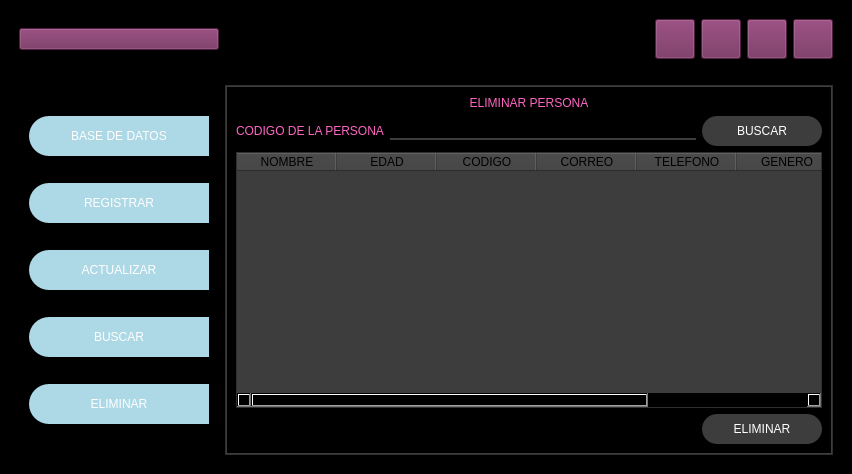
<?xml version="1.0" encoding="UTF-8"?>
<ui version="4.0">
 <class>MainWindow</class>
 <widget class="QMainWindow" name="MainWindow">
  <property name="geometry">
   <rect>
    <x>0</x>
    <y>0</y>
    <width>852</width>
    <height>474</height>
   </rect>
  </property>
  <property name="windowTitle">
   <string>MainWindow</string>
  </property>
  <widget class="QWidget" name="centralwidget">
   <property name="styleSheet">
    <string notr="true">background-color: rgb(0, 0, 0);</string>
   </property>
   <layout class="QVBoxLayout" name="verticalLayout_2">
    <item>
     <widget class="QFrame" name="frame_superior">
      <property name="styleSheet">
       <string notr="true">QFrame{
background-color: rgb(0, 0, 0);
}

QPushButton{
background-color: rgb(113, 41, 90);
color: rgb(67, 42, 255);
border -radius:20px;
}

QPushButton:hover{
background-color: rgb(61, 61, 61);
border -radius:20px;
}</string>
      </property>
      <property name="frameShape">
       <enum>QFrame::StyledPanel</enum>
      </property>
      <property name="frameShadow">
       <enum>QFrame::Raised</enum>
      </property>
      <layout class="QHBoxLayout" name="horizontalLayout">
       <item>
        <widget class="QPushButton" name="bt_menu">
         <property name="minimumSize">
          <size>
           <width>200</width>
           <height>0</height>
          </size>
         </property>
         <property name="text">
          <string/>
         </property>
         <property name="icon">
          <iconset>
           <normaloff>menu.png</normaloff>menu.png</iconset>
         </property>
         <property name="iconSize">
          <size>
           <width>50</width>
           <height>50</height>
          </size>
         </property>
        </widget>
       </item>
       <item>
        <spacer name="horizontalSpacer">
         <property name="orientation">
          <enum>Qt::Horizontal</enum>
         </property>
         <property name="sizeHint" stdset="0">
          <size>
           <width>268</width>
           <height>20</height>
          </size>
         </property>
        </spacer>
       </item>
       <item>
        <widget class="QPushButton" name="bt_minimizar">
         <property name="minimumSize">
          <size>
           <width>40</width>
           <height>40</height>
          </size>
         </property>
         <property name="text">
          <string/>
         </property>
         <property name="icon">
          <iconset>
           <normaloff>minimizar.png</normaloff>minimizar.png</iconset>
         </property>
         <property name="iconSize">
          <size>
           <width>40</width>
           <height>40</height>
          </size>
         </property>
        </widget>
       </item>
       <item>
        <widget class="QPushButton" name="bt_restaurar">
         <property name="minimumSize">
          <size>
           <width>40</width>
           <height>40</height>
          </size>
         </property>
         <property name="text">
          <string/>
         </property>
         <property name="icon">
          <iconset>
           <normaloff>expandir.png</normaloff>expandir.png</iconset>
         </property>
         <property name="iconSize">
          <size>
           <width>40</width>
           <height>40</height>
          </size>
         </property>
        </widget>
       </item>
       <item>
        <widget class="QPushButton" name="bt_maximizar">
         <property name="minimumSize">
          <size>
           <width>40</width>
           <height>40</height>
          </size>
         </property>
         <property name="text">
          <string/>
         </property>
         <property name="icon">
          <iconset>
           <normaloff>escalable.png</normaloff>escalable.png</iconset>
         </property>
         <property name="iconSize">
          <size>
           <width>40</width>
           <height>40</height>
          </size>
         </property>
        </widget>
       </item>
       <item>
        <widget class="QPushButton" name="pushButton">
         <property name="minimumSize">
          <size>
           <width>40</width>
           <height>40</height>
          </size>
         </property>
         <property name="styleSheet">
          <string notr="true">color: rgb(161, 9, 191);</string>
         </property>
         <property name="text">
          <string/>
         </property>
         <property name="icon">
          <iconset>
           <normaloff>cerrar.png</normaloff>cerrar.png</iconset>
         </property>
         <property name="iconSize">
          <size>
           <width>40</width>
           <height>40</height>
          </size>
         </property>
        </widget>
       </item>
      </layout>
     </widget>
    </item>
    <item>
     <widget class="QFrame" name="frame_inferior">
      <property name="frameShape">
       <enum>QFrame::StyledPanel</enum>
      </property>
      <property name="frameShadow">
       <enum>QFrame::Raised</enum>
      </property>
      <layout class="QHBoxLayout" name="horizontalLayout_2">
       <item>
        <widget class="QFrame" name="frameLateral">
         <property name="minimumSize">
          <size>
           <width>200</width>
           <height>0</height>
          </size>
         </property>
         <property name="maximumSize">
          <size>
           <width>0</width>
           <height>16777215</height>
          </size>
         </property>
         <property name="styleSheet">
          <string notr="true">QFrame {
    background: qlineargradient(x1:0, y1:0, x2:0, y2:1,
                                stop:0 #55A3D9, stop:1 #FF4D8E);
}



QPushButton {
    background-color: #ADD8E6; /* Cambiamos el color a rosa */
    border-top-left-radius: 20px;
    border-bottom-left-radius: 20px;
    color: #FFFFFF;
    font: 77 10pt &quot;Arial Black&quot;;
    transition: background-color 0.3s, color 0.3s;
}


QPushButton#pushButton_BASEDEDATOS:hover,
QPushButton#pushButton_REGISTRAR:hover,
QPushButton#pushButton_ELIMINAR:hover,
QPushButton#pushButton_BUSCAR:hover,
QPushButton#pushButton_ACTUALIZAR:hover {
    background-color: rgb(255, 182, 193);
    border-top-left-radius: 20px;
    border-bottom-left-radius: 20px;
   
	color: rgb(255, 255, 255);
    font: 77 10pt &quot;Arial Black&quot;;
}


QPushButton#pushButton_BASEDEDATOS: pressed,
QPushButton#pushButton_REGISTRAR: pressed,
QPushButton#pushButton_ELIMINAR: pressed,
QPushButton#pushButton_BUSCAR: pressed,
QPushButton#pushButton_ACTUALIZAR:pressed {
    padding-left: 5px;
    padding-top: 5px;
	 background-color:rgb(51, 64, 255)
}
</string>
         </property>
         <property name="frameShape">
          <enum>QFrame::StyledPanel</enum>
         </property>
         <property name="frameShadow">
          <enum>QFrame::Raised</enum>
         </property>
         <layout class="QVBoxLayout" name="verticalLayout_3">
          <item>
           <widget class="QPushButton" name="pushButton_BASEDEDATOS">
            <property name="minimumSize">
             <size>
              <width>0</width>
              <height>40</height>
             </size>
            </property>
            <property name="styleSheet">
             <string notr="true"/>
            </property>
            <property name="text">
             <string>BASE DE DATOS</string>
            </property>
            <property name="icon">
             <iconset>
              <normaloff>base de datos.jpj.jpg</normaloff>base de datos.jpj.jpg</iconset>
            </property>
            <property name="iconSize">
             <size>
              <width>35</width>
              <height>35</height>
             </size>
            </property>
           </widget>
          </item>
          <item>
           <widget class="QPushButton" name="pushButton_REGISTRAR">
            <property name="minimumSize">
             <size>
              <width>0</width>
              <height>40</height>
             </size>
            </property>
            <property name="text">
             <string>REGISTRAR</string>
            </property>
            <property name="icon">
             <iconset>
              <normaloff>registrar.jpg</normaloff>registrar.jpg</iconset>
            </property>
            <property name="iconSize">
             <size>
              <width>35</width>
              <height>35</height>
             </size>
            </property>
           </widget>
          </item>
          <item>
           <widget class="QPushButton" name="pushButton_ACTUALIZAR">
            <property name="minimumSize">
             <size>
              <width>0</width>
              <height>40</height>
             </size>
            </property>
            <property name="text">
             <string>ACTUALIZAR</string>
            </property>
            <property name="icon">
             <iconset>
              <normaloff>actualizar.jpg</normaloff>actualizar.jpg</iconset>
            </property>
            <property name="iconSize">
             <size>
              <width>35</width>
              <height>35</height>
             </size>
            </property>
           </widget>
          </item>
          <item>
           <widget class="QPushButton" name="pushButton_BUSCAR">
            <property name="minimumSize">
             <size>
              <width>0</width>
              <height>40</height>
             </size>
            </property>
            <property name="text">
             <string>BUSCAR</string>
            </property>
            <property name="icon">
             <iconset>
              <normaloff>buscar.jpg</normaloff>buscar.jpg</iconset>
            </property>
            <property name="iconSize">
             <size>
              <width>35</width>
              <height>35</height>
             </size>
            </property>
           </widget>
          </item>
          <item>
           <widget class="QPushButton" name="pushButton_ELIMINAR">
            <property name="minimumSize">
             <size>
              <width>0</width>
              <height>40</height>
             </size>
            </property>
            <property name="text">
             <string>ELIMINAR</string>
            </property>
            <property name="icon">
             <iconset>
              <normaloff>eliminar.jpg</normaloff>eliminar.jpg</iconset>
            </property>
            <property name="iconSize">
             <size>
              <width>35</width>
              <height>35</height>
             </size>
            </property>
           </widget>
          </item>
         </layout>
        </widget>
       </item>
       <item>
        <widget class="QFrame" name="frame_contenedor">
         <property name="styleSheet">
          <string notr="true">QFrame {
    background-color: rgb(61, 61, 61);
}

QLabel {
    font: 87 12pt &quot;Arial Black&quot;;
    background-color: #000000ff;
    color: #FF66C4; /* Cambiar el color del texto a rosa */
    border: 0px solid #14C8DC;
}

QLineEdit {
    border: 0px;
    color: rgb(255, 255, 255);
    border-bottom: 2px solid rgb(61, 61, 61);
    font: 75 12pt &quot;Times New Roman&quot;;
}

QPushButton{
background-color: rgb(61, 61, 61);
border-radius: 15px;
color: rgb(255, 255, 255);
font: 77 10pt &quot;Arial Black&quot;;
}

QPushButton:hover{
background-color: rgb(0, 206, 151);
border-radius: 15px;
color: rgb(0, 0, 0);
font: 77 10pt &quot;Arial Black&quot;;
}
</string>
         </property>
         <property name="frameShape">
          <enum>QFrame::StyledPanel</enum>
         </property>
         <property name="frameShadow">
          <enum>QFrame::Raised</enum>
         </property>
         <layout class="QVBoxLayout" name="verticalLayout_4">
          <property name="spacing">
           <number>0</number>
          </property>
          <property name="leftMargin">
           <number>1</number>
          </property>
          <property name="topMargin">
           <number>1</number>
          </property>
          <property name="rightMargin">
           <number>1</number>
          </property>
          <property name="bottomMargin">
           <number>1</number>
          </property>
          <item>
           <widget class="QStackedWidget" name="stackedWidget">
            <property name="currentIndex">
             <number>4</number>
            </property>
            <widget class="QWidget" name="pageDATOS">
             <layout class="QVBoxLayout" name="verticalLayout_5">
              <item>
               <widget class="QLabel" name="label">
                <property name="text">
                 <string>BASE DE DATOS</string>
                </property>
                <property name="alignment">
                 <set>Qt::AlignCenter</set>
                </property>
               </widget>
              </item>
              <item>
               <widget class="QTableWidget" name="tableBASEDEDATOS">
                <column>
                 <property name="text">
                  <string>Nombre</string>
                 </property>
                </column>
                <column>
                 <property name="text">
                  <string>Edad</string>
                 </property>
                </column>
                <column>
                 <property name="text">
                  <string>Codigo</string>
                 </property>
                </column>
                <column>
                 <property name="text">
                  <string>Correo</string>
                 </property>
                </column>
                <column>
                 <property name="text">
                  <string>Telefono</string>
                 </property>
                </column>
                <column>
                 <property name="text">
                  <string>Genero</string>
                 </property>
                </column>
                <column>
                 <property name="text">
                  <string>Nacimiento</string>
                 </property>
                </column>
               </widget>
              </item>
              <item>
               <spacer name="verticalSpacer_7">
                <property name="orientation">
                 <enum>Qt::Vertical</enum>
                </property>
                <property name="sizeHint" stdset="0">
                 <size>
                  <width>20</width>
                  <height>40</height>
                 </size>
                </property>
               </spacer>
              </item>
              <item>
               <layout class="QHBoxLayout" name="horizontalLayout_3">
                <item>
                 <spacer name="horizontalSpacer_2">
                  <property name="orientation">
                   <enum>Qt::Horizontal</enum>
                  </property>
                  <property name="sizeHint" stdset="0">
                   <size>
                    <width>40</width>
                    <height>20</height>
                   </size>
                  </property>
                 </spacer>
                </item>
                <item>
                 <widget class="QPushButton" name="bt_REFRESCAR">
                  <property name="minimumSize">
                   <size>
                    <width>120</width>
                    <height>30</height>
                   </size>
                  </property>
                  <property name="text">
                   <string>REFRESCAR</string>
                  </property>
                 </widget>
                </item>
               </layout>
              </item>
             </layout>
            </widget>
            <widget class="QWidget" name="page_1registrar">
             <layout class="QVBoxLayout" name="verticalLayout_8">
              <item>
               <widget class="QLabel" name="label_9">
                <property name="text">
                 <string>REGISTRAR PERSONA</string>
                </property>
                <property name="alignment">
                 <set>Qt::AlignCenter</set>
                </property>
               </widget>
              </item>
              <item>
               <spacer name="verticalSpacer_2">
                <property name="orientation">
                 <enum>Qt::Vertical</enum>
                </property>
                <property name="sizeHint" stdset="0">
                 <size>
                  <width>20</width>
                  <height>40</height>
                 </size>
                </property>
               </spacer>
              </item>
              <item>
               <layout class="QHBoxLayout" name="horizontalLayout_4">
                <item>
                 <layout class="QVBoxLayout" name="verticalLayout">
                  <property name="spacing">
                   <number>10</number>
                  </property>
                  <item>
                   <widget class="QLabel" name="label_5">
                    <property name="text">
                     <string>NOMBRE</string>
                    </property>
                   </widget>
                  </item>
                  <item>
                   <widget class="QLabel" name="label_8">
                    <property name="text">
                     <string>EDAD</string>
                    </property>
                   </widget>
                  </item>
                  <item>
                   <widget class="QLabel" name="label_2">
                    <property name="text">
                     <string>CODIGO</string>
                    </property>
                   </widget>
                  </item>
                  <item>
                   <widget class="QLabel" name="label_4">
                    <property name="text">
                     <string>CORREO</string>
                    </property>
                   </widget>
                  </item>
                  <item>
                   <widget class="QLabel" name="label_3">
                    <property name="text">
                     <string>TELEFONO</string>
                    </property>
                   </widget>
                  </item>
                  <item>
                   <widget class="QLabel" name="label_7">
                    <property name="text">
                     <string>GENERO</string>
                    </property>
                   </widget>
                  </item>
                  <item>
                   <widget class="QLabel" name="label_6">
                    <property name="text">
                     <string>NACIMIENTO</string>
                    </property>
                   </widget>
                  </item>
                 </layout>
                </item>
                <item>
                 <layout class="QVBoxLayout" name="verticalLayout_6">
                  <property name="spacing">
                   <number>10</number>
                  </property>
                  <item>
                   <widget class="QLineEdit" name="lineEdit1nombre"/>
                  </item>
                  <item>
                   <widget class="QLineEdit" name="lineEdit_2edad"/>
                  </item>
                  <item>
                   <widget class="QLineEdit" name="lineEdit_3codigo"/>
                  </item>
                  <item>
                   <widget class="QLineEdit" name="lineEdit_4correo"/>
                  </item>
                  <item>
                   <widget class="QLineEdit" name="lineEdit_5telefono"/>
                  </item>
                  <item>
                   <widget class="QLineEdit" name="lineEdit_6genero"/>
                  </item>
                  <item>
                   <widget class="QLineEdit" name="lineEdit_7nacimiento"/>
                  </item>
                 </layout>
                </item>
                <item>
                 <spacer name="horizontalSpacer_4">
                  <property name="orientation">
                   <enum>Qt::Horizontal</enum>
                  </property>
                  <property name="sizeHint" stdset="0">
                   <size>
                    <width>40</width>
                    <height>20</height>
                   </size>
                  </property>
                 </spacer>
                </item>
               </layout>
              </item>
              <item>
               <spacer name="verticalSpacer">
                <property name="orientation">
                 <enum>Qt::Vertical</enum>
                </property>
                <property name="sizeHint" stdset="0">
                 <size>
                  <width>20</width>
                  <height>40</height>
                 </size>
                </property>
               </spacer>
              </item>
              <item>
               <layout class="QHBoxLayout" name="horizontalLayout_6">
                <item>
                 <widget class="QLabel" name="label_10">
                  <property name="minimumSize">
                   <size>
                    <width>200</width>
                    <height>0</height>
                   </size>
                  </property>
                  <property name="text">
                   <string/>
                  </property>
                  <property name="alignment">
                   <set>Qt::AlignCenter</set>
                  </property>
                 </widget>
                </item>
                <item>
                 <spacer name="horizontalSpacer_3">
                  <property name="orientation">
                   <enum>Qt::Horizontal</enum>
                  </property>
                  <property name="sizeHint" stdset="0">
                   <size>
                    <width>40</width>
                    <height>20</height>
                   </size>
                  </property>
                 </spacer>
                </item>
                <item>
                 <widget class="QPushButton" name="pushButton_6registrar">
                  <property name="minimumSize">
                   <size>
                    <width>120</width>
                    <height>30</height>
                   </size>
                  </property>
                  <property name="text">
                   <string>REGISTRAR</string>
                  </property>
                 </widget>
                </item>
               </layout>
              </item>
             </layout>
            </widget>
            <widget class="QWidget" name="page_actualizar">
             <layout class="QVBoxLayout" name="verticalLayout_11">
              <item>
               <widget class="QLabel" name="label_11">
                <property name="text">
                 <string>ACTUALIZAR DATOS</string>
                </property>
                <property name="alignment">
                 <set>Qt::AlignCenter</set>
                </property>
               </widget>
              </item>
              <item>
               <layout class="QHBoxLayout" name="horizontalLayout_5">
                <item>
                 <widget class="QLabel" name="label_12codigopersona">
                  <property name="text">
                   <string>CODIGO DE LA PERSONA</string>
                  </property>
                 </widget>
                </item>
                <item>
                 <widget class="QLineEdit" name="lineEdit_9codigoactualizar"/>
                </item>
                <item>
                 <widget class="QPushButton" name="pushButton_7buscaractualizar">
                  <property name="minimumSize">
                   <size>
                    <width>120</width>
                    <height>30</height>
                   </size>
                  </property>
                  <property name="text">
                   <string>BUSCAR</string>
                  </property>
                 </widget>
                </item>
               </layout>
              </item>
              <item>
               <spacer name="verticalSpacer_3">
                <property name="orientation">
                 <enum>Qt::Vertical</enum>
                </property>
                <property name="sizeHint" stdset="0">
                 <size>
                  <width>20</width>
                  <height>40</height>
                 </size>
                </property>
               </spacer>
              </item>
              <item>
               <layout class="QHBoxLayout" name="horizontalLayout_8">
                <item>
                 <layout class="QVBoxLayout" name="verticalLayout_9">
                  <property name="spacing">
                   <number>8</number>
                  </property>
                  <item>
                   <widget class="QLabel" name="label_13">
                    <property name="text">
                     <string>NOMBRE</string>
                    </property>
                   </widget>
                  </item>
                  <item>
                   <widget class="QLabel" name="label_14">
                    <property name="text">
                     <string>EDAD</string>
                    </property>
                   </widget>
                  </item>
                  <item>
                   <widget class="QLabel" name="label_15">
                    <property name="text">
                     <string>CODIGO</string>
                    </property>
                   </widget>
                  </item>
                  <item>
                   <widget class="QLabel" name="label_16">
                    <property name="text">
                     <string>CORREO</string>
                    </property>
                   </widget>
                  </item>
                  <item>
                   <widget class="QLabel" name="label_17">
                    <property name="text">
                     <string>TELEFONO</string>
                    </property>
                   </widget>
                  </item>
                  <item>
                   <widget class="QLabel" name="label_18">
                    <property name="text">
                     <string>GENERO</string>
                    </property>
                   </widget>
                  </item>
                  <item>
                   <widget class="QLabel" name="label_19">
                    <property name="text">
                     <string>NACIMIENTO</string>
                    </property>
                   </widget>
                  </item>
                 </layout>
                </item>
                <item>
                 <layout class="QVBoxLayout" name="verticalLayout_10">
                  <property name="spacing">
                   <number>8</number>
                  </property>
                  <item>
                   <widget class="QLineEdit" name="lineEdit_1nombreact"/>
                  </item>
                  <item>
                   <widget class="QLineEdit" name="lineEdit_2edadactualizar"/>
                  </item>
                  <item>
                   <widget class="QLineEdit" name="lineEdit_3codigoactualizar"/>
                  </item>
                  <item>
                   <widget class="QLineEdit" name="lineEdit_4correoactualizar"/>
                  </item>
                  <item>
                   <widget class="QLineEdit" name="lineEdit_5telefonoactualizar"/>
                  </item>
                  <item>
                   <widget class="QLineEdit" name="lineEdit_6generoactualizar"/>
                  </item>
                  <item>
                   <widget class="QLineEdit" name="lineEdit_7nacimientoactualizar"/>
                  </item>
                 </layout>
                </item>
                <item>
                 <spacer name="horizontalSpacer_6">
                  <property name="orientation">
                   <enum>Qt::Horizontal</enum>
                  </property>
                  <property name="sizeHint" stdset="0">
                   <size>
                    <width>40</width>
                    <height>20</height>
                   </size>
                  </property>
                 </spacer>
                </item>
               </layout>
              </item>
              <item>
               <spacer name="verticalSpacer_4">
                <property name="orientation">
                 <enum>Qt::Vertical</enum>
                </property>
                <property name="sizeHint" stdset="0">
                 <size>
                  <width>20</width>
                  <height>40</height>
                 </size>
                </property>
               </spacer>
              </item>
              <item>
               <layout class="QHBoxLayout" name="horizontalLayout_7">
                <item>
                 <widget class="QLabel" name="label_20">
                  <property name="minimumSize">
                   <size>
                    <width>120</width>
                    <height>3</height>
                   </size>
                  </property>
                  <property name="text">
                   <string/>
                  </property>
                 </widget>
                </item>
                <item>
                 <spacer name="horizontalSpacer_5">
                  <property name="orientation">
                   <enum>Qt::Horizontal</enum>
                  </property>
                  <property name="sizeHint" stdset="0">
                   <size>
                    <width>40</width>
                    <height>20</height>
                   </size>
                  </property>
                 </spacer>
                </item>
                <item>
                 <widget class="QPushButton" name="pushButton_8actualizar">
                  <property name="minimumSize">
                   <size>
                    <width>120</width>
                    <height>30</height>
                   </size>
                  </property>
                  <property name="text">
                   <string>ACTUALIZAR</string>
                  </property>
                 </widget>
                </item>
               </layout>
              </item>
             </layout>
            </widget>
            <widget class="QWidget" name="page_buscar">
             <layout class="QVBoxLayout" name="verticalLayout_12">
              <item>
               <widget class="QLabel" name="label_21">
                <property name="text">
                 <string>BUSCAR PERSONA</string>
                </property>
                <property name="alignment">
                 <set>Qt::AlignCenter</set>
                </property>
               </widget>
              </item>
              <item>
               <layout class="QHBoxLayout" name="horizontalLayout_9">
                <item>
                 <widget class="QLabel" name="label_22codigobuscar">
                  <property name="text">
                   <string>CODIGO DE LA PERSONA</string>
                  </property>
                 </widget>
                </item>
                <item>
                 <widget class="QLineEdit" name="lineEdit_16ingresarcodigobuscar"/>
                </item>
                <item>
                 <widget class="QPushButton" name="pushButton_9botonbuscar">
                  <property name="minimumSize">
                   <size>
                    <width>120</width>
                    <height>30</height>
                   </size>
                  </property>
                  <property name="text">
                   <string>BUSCAR</string>
                  </property>
                 </widget>
                </item>
               </layout>
              </item>
              <item>
               <spacer name="verticalSpacer_6">
                <property name="orientation">
                 <enum>Qt::Vertical</enum>
                </property>
                <property name="sizeHint" stdset="0">
                 <size>
                  <width>20</width>
                  <height>40</height>
                 </size>
                </property>
               </spacer>
              </item>
              <item>
               <widget class="QTableWidget" name="tablebuscarpersona">
                <column>
                 <property name="text">
                  <string>NOMBRE</string>
                 </property>
                </column>
                <column>
                 <property name="text">
                  <string>Nueva columna</string>
                 </property>
                </column>
                <column>
                 <property name="text">
                  <string>EDAD</string>
                 </property>
                </column>
                <column>
                 <property name="text">
                  <string>CODIGO</string>
                 </property>
                </column>
                <column>
                 <property name="text">
                  <string>CORREO</string>
                 </property>
                </column>
                <column>
                 <property name="text">
                  <string>TELEFONO</string>
                 </property>
                </column>
                <column>
                 <property name="text">
                  <string>NACIMIENTO</string>
                 </property>
                </column>
               </widget>
              </item>
              <item>
               <spacer name="verticalSpacer_5">
                <property name="orientation">
                 <enum>Qt::Vertical</enum>
                </property>
                <property name="sizeHint" stdset="0">
                 <size>
                  <width>20</width>
                  <height>40</height>
                 </size>
                </property>
               </spacer>
              </item>
             </layout>
            </widget>
            <widget class="QWidget" name="page_eliminar">
             <layout class="QVBoxLayout" name="verticalLayout_13">
              <item>
               <widget class="QLabel" name="label_23">
                <property name="text">
                 <string>ELIMINAR PERSONA</string>
                </property>
                <property name="alignment">
                 <set>Qt::AlignCenter</set>
                </property>
               </widget>
              </item>
              <item>
               <layout class="QHBoxLayout" name="horizontalLayout_10">
                <item>
                 <widget class="QLabel" name="label_24codigoeliminar">
                  <property name="text">
                   <string>CODIGO DE LA PERSONA</string>
                  </property>
                 </widget>
                </item>
                <item>
                 <widget class="QLineEdit" name="lineEdit_17ingresarcodigoeliminar"/>
                </item>
                <item>
                 <widget class="QPushButton" name="pushButton_buscareliminar">
                  <property name="minimumSize">
                   <size>
                    <width>120</width>
                    <height>30</height>
                   </size>
                  </property>
                  <property name="text">
                   <string>BUSCAR</string>
                  </property>
                 </widget>
                </item>
               </layout>
              </item>
              <item>
               <widget class="QTableWidget" name="tableelimnarpersona">
                <column>
                 <property name="text">
                  <string>NOMBRE</string>
                 </property>
                </column>
                <column>
                 <property name="text">
                  <string>EDAD</string>
                 </property>
                </column>
                <column>
                 <property name="text">
                  <string>CODIGO</string>
                 </property>
                </column>
                <column>
                 <property name="text">
                  <string>CORREO</string>
                 </property>
                </column>
                <column>
                 <property name="text">
                  <string>TELEFONO</string>
                 </property>
                </column>
                <column>
                 <property name="text">
                  <string>GENERO</string>
                 </property>
                </column>
                <column>
                 <property name="text">
                  <string>NACIMIENTO</string>
                 </property>
                </column>
               </widget>
              </item>
              <item>
               <layout class="QHBoxLayout" name="horizontalLayout_11">
                <item>
                 <widget class="QLabel" name="label_25">
                  <property name="minimumSize">
                   <size>
                    <width>200</width>
                    <height>30</height>
                   </size>
                  </property>
                  <property name="text">
                   <string/>
                  </property>
                 </widget>
                </item>
                <item>
                 <spacer name="horizontalSpacer_7">
                  <property name="orientation">
                   <enum>Qt::Horizontal</enum>
                  </property>
                  <property name="sizeHint" stdset="0">
                   <size>
                    <width>40</width>
                    <height>20</height>
                   </size>
                  </property>
                 </spacer>
                </item>
                <item>
                 <widget class="QPushButton" name="pushButton_botonelimnar">
                  <property name="minimumSize">
                   <size>
                    <width>120</width>
                    <height>30</height>
                   </size>
                  </property>
                  <property name="text">
                   <string>ELIMINAR</string>
                  </property>
                 </widget>
                </item>
               </layout>
              </item>
             </layout>
            </widget>
           </widget>
          </item>
         </layout>
        </widget>
       </item>
      </layout>
     </widget>
    </item>
   </layout>
  </widget>
 </widget>
 <resources/>
 <connections/>
</ui>
